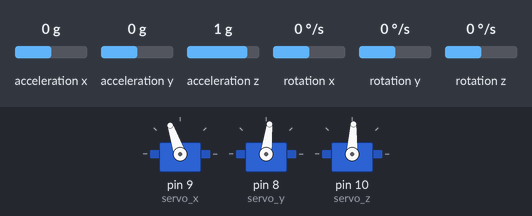
Recording of a sketch running on a simulated Arduino Uno, built with avr-gcc and run on an emulated ATmega328P. Shown: 3 × servo. Wiring (inferred from the names in the program): MPU-6050 motion sensor at I2C address 0x68; MPU-6050 motion sensor at I2C address 0x69. The test bench sets the inputs (shaded band); at power-on: rotation x 0 °/s, rotation z 0 °/s, rotation y 0 °/s, acceleration x 0 g, acceleration y 0 g, acceleration z 1 g. What the sketch prints to the serial monitor is not drawn.

Above: at 3.4 s.
3.5 s: rotation x set to -192 °/s
At 4.2 s:
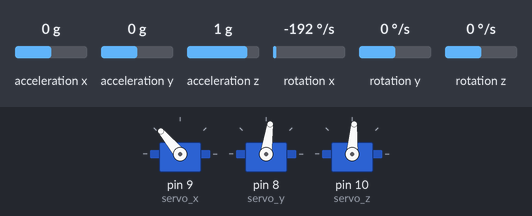
6.5 s: rotation z set to -192 °/s
At 7.4 s:
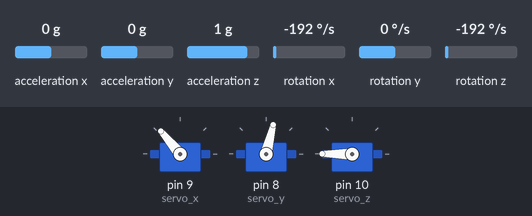
9.5 s: rotation y set to -192 °/s
At 9.93 s:
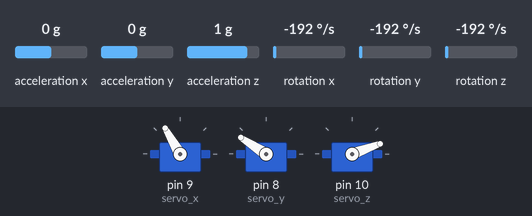
Timing chart, 0 to 20.2 s (numbered marks = the images above; inputs shaded):
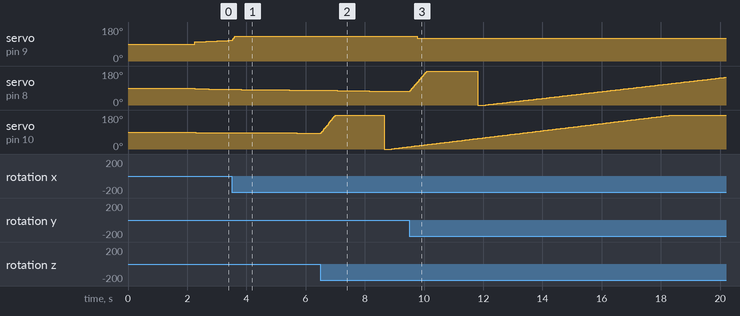

The sketch:

MPU2_Indo.ino
```cpp
#include <Servo.h>
Servo servo_x;
Servo servo_y;
Servo servo_z;
int j = 0;
float correct_x;
float correct_y;
float correct_z;

//=======================================================================

#include <Wire.h>
const int MPU = 0x68; // MPU1 I2C address
float AccX, AccY, AccZ;
float GyroX, GyroY, GyroZ;
float accAngleX, accAngleY, gyroAngleX, gyroAngleY, gyroAngleZ;
float roll, pitch, yaw;
float AccErrorX, AccErrorY, GyroErrorX, GyroErrorY, GyroErrorZ;
float elapsedTime, currentTime, previousTime;
int c = 0;

//---------------------------------------------------------------
const int MPU2 = 0x69; // MPU2 I2C address (AD0 == HIGH)
float AccX2, AccY2, AccZ2;
float GyroX2, GyroY2, GyroZ2;
float accAngleX2, accAngleY2, gyroAngleX2, gyroAngleY2, gyroAngleZ2;
float roll2, pitch2, yaw2;
float AccErrorX2, AccErrorY2, GyroErrorX2, GyroErrorY2, GyroErrorZ2;
float elapsedTime2, currentTime2, previousTime2;
int c2 = 0;
//---------------------------------------------------------------

float px,ix,dx,pidx;
float errorx, prev_errorx = 0;

float py,iy,dy,pidy;
float errory, prev_errory = 0;

float pz,iz,dz,pidz;
float errorz, prev_errorz = 0;

float sp = 90;

float kpx = 1.063040;
float kix = 0;
float kdx = 0.010467;

float kpy = 1.017864;
float kiy = 0;
float kdy = 0.017981;

float kpz = 1.019039;
float kiz = 0;
float kdz = 0.012509;


//---------------------------------------------------------------

void setup() {
  Serial.begin(115200);

  servo_x.attach(9);                  // Set pin 9 untuk servo x
  servo_y.attach(8);                  // Set pin 8 untuk servo y
  servo_z.attach(10);                 // Set pin 10 untuk servo z

  servo_x.write(90);                  // Set posisi servo x ke 90 derajat
  servo_y.write(90);                  // Set posisi servo y ke 90 derajat
  servo_z.write(90);                  // Set posisi servo z ke 90 derajat
  delay(1000);                        // Memberikan delay agar servo sampai ke posisi set point

  Wire.begin();                      // Inisialisasi komunikasi
  Wire.beginTransmission(MPU);       // Memulai komunikasi dengan MPU1
  Wire.write(0x6B);                  // Talk to the register 6B
  Wire.write(0x00);                  // Make reset - memasukan nilai 0 ke register 6B
  Wire.endTransmission(true);        // Mengakhiri transmisi

  // Mengkonfigurasi sensitivitas Accelerometer - Full Scale Range (default +/- 2g)
  Wire.beginTransmission(MPU);
  Wire.write(0x1C);                  // Komunikasi dengan register ACCEL_CONFIG (1C hex)
  Wire.write(0x10);                  // Men-Set nilai register bits menjadi 00010000 (+/- 8g full scale range)
  Wire.endTransmission(true);

  // Mengkonfigurasi sensitivitas Gyro - Full Scale Range (default +/- 250deg/s)
  Wire.beginTransmission(MPU);
  Wire.write(0x1B);                   // Komunikasi dengan register GYRO_CONFIG (1B hex)
  Wire.write(0x10);                   // Men-Set nilai register bits menjadi 00010000 (1000deg/s full scale)
  Wire.endTransmission(true);
  delay(20);


  //--------------------------------------------------------------

  Wire.beginTransmission(MPU2);      // Memulai komunikasi dengan MPU2
  Wire.write(0x6B);                  // Talk to the register 6B
  Wire.write(0x00);                  // Make reset - memasukan nilai 0 ke register 6B
  Wire.endTransmission(true);        // Mengakhiri transmisi

  // Mengkonfigurasi sensitivitas Accelerometer - Full Scale Range (default +/- 2g)
  Wire.beginTransmission(MPU2);
  Wire.write(0x1C);                  // Komunikasi dengan register ACCEL_CONFIG (1C hex)
  Wire.write(0x10);                  // Men-Set nilai register bits menjadi 00010000 (+/- 8g full scale range)
  Wire.endTransmission(true);

  // Mengkonfigurasi sensitivitas Gyro - Full Scale Range (default +/- 250deg/s)
  Wire.beginTransmission(MPU2);
  Wire.write(0x1B);                   // Komunikasi dengan register GYRO_CONFIG (1B hex)
  Wire.write(0x10);                   // Men-Set nilai register bits menjadi 00010000 (1000deg/s full scale)
  Wire.endTransmission(true);
  delay(20);
  //---------------------------------------------------------------


  // Panggil fungsi ini untuk melihat nilai IMU error
  calculate_IMU_error();
  delay(20);
  calculate_IMU_error2();
  delay(200);
}

void loop() {
  // === Read acceleromter data === //
  Wire.beginTransmission(MPU);
  Wire.write(0x3B); // Start with register 0x3B (ACCEL_XOUT_H)
  Wire.endTransmission(false);
  Wire.requestFrom(MPU, 6, true); // Read 6 registers total, tiap nilai sumbu disimpan tiap 2 registers

  // Untuk nilai akselero +-2g, nilainya harus dibagi dengan 16384, sesuai dengan datasheet
  AccX = (Wire.read() << 8 | Wire.read()) / 16384.0; // X-axis value
  AccY = (Wire.read() << 8 | Wire.read()) / 16384.0; // Y-axis value
  AccZ = (Wire.read() << 8 | Wire.read()) / 16384.0; // Z-axis value

  // Menghitung data Roll dan Pitch dari accelerometer
  accAngleX = (atan(AccY / sqrt(pow(AccX, 2) + pow(AccZ, 2))) * 180 / PI) ; // Masih dalam bentuk radian, dikali 180/pi untuk menjadi derajat
  accAngleY = (atan(-1 * AccX / sqrt(pow(AccY, 2) + pow(AccZ, 2))) * 180 / PI); // Masih dalam bentuk radian, dikali 180/pi untuk menjadi derajat

  // === Read gyroscope data === //
  previousTime = currentTime;        // Previous time merupakan waktu yg disimpan sebelum waktu aktual dibaca
  currentTime = millis();            // Current time merupakan waktu aktua;
  elapsedTime = (currentTime - previousTime) / 1000; // Dibagi 1000 agar nilainya menjadi seconds

  Wire.beginTransmission(MPU);
  Wire.write(0x43); // Gyro data first register address 0x43 (GYRO_XOUT_H)
  Wire.endTransmission(false);
  Wire.requestFrom(MPU, 6, true); // Read 6 registers total, tiap nilai sumbu disimpan tiap 2 registers
  GyroX = (Wire.read() << 8 | Wire.read()) / 131.0; // Untuk nilai gyro 250deg/s, nilainya harus dibagi 131.0, sesuai dengan datasheet
  GyroY = (Wire.read() << 8 | Wire.read()) / 131.0;
  GyroZ = (Wire.read() << 8 | Wire.read()) / 131.0;

  // Nilai Output dikoreksi dengan dijumlahkan dengan nilai yg didapat dari void calculate_IMU_error()
  GyroX = GyroX - 1.39;          //0.74;
  GyroY = GyroY + 0.48;          //0.66;
  GyroZ = GyroZ + 0.22;          //0.03;

  // Karena hasilnya masih berupa degrees per seconds (deg/s), Jadi harus dikalikan dengan satuan waktu (seconds) untuk mendapatkan nilai sudut dalam degrees
  gyroAngleX = gyroAngleX + GyroX * elapsedTime; // deg/s * s = deg
  gyroAngleY = gyroAngleY + GyroY * elapsedTime;
  yaw =  yaw + GyroZ * elapsedTime;
  // Mengkombinasikan nilai acceleromter dan gyro untuk mendapatkan posisi sudut yg akurat
  roll = 0.96 * gyroAngleX + 0.04 * accAngleX;
  pitch = 0.96 * gyroAngleY + 0.04 * accAngleY;


  //-------------------------------------------------------------------
  // === Read acceleromter data for MPU2 === //
  Wire.beginTransmission(MPU2);
  Wire.write(0x3B); // Start with register 0x3B (ACCEL_XOUT_H)
  Wire.endTransmission(false);
  Wire.requestFrom(MPU2, 6, true); // Read 6 registers total, tiap nilai sumbu disimpan tiap 2 registers

  // Untuk nilai akselero +-2g, nilainya harus dibagi dengan 16384, sesuai dengan datasheet
  AccX2 = (Wire.read() << 8 | Wire.read()) / 16384.0; // X-axis value
  AccY2 = (Wire.read() << 8 | Wire.read()) / 16384.0; // Y-axis value
  AccZ2 = (Wire.read() << 8 | Wire.read()) / 16384.0; // Z-axis value

  // Menghitung data Roll dan Pitch dari accelerometer
  accAngleX2 = (atan(AccY2 / sqrt(pow(AccX2, 2) + pow(AccZ2, 2))) * 180 / PI) ; // Masih dalam bentuk radian, dikali 180/pi untuk menjadi derajat
  accAngleY2 = (atan(-1 * AccX2 / sqrt(pow(AccY2, 2) + pow(AccZ2, 2))) * 180 / PI); // Masih dalam bentuk radian, dikali 180/pi untuk menjadi derajat

  // === Read gyroscope data === //
  previousTime2 = currentTime2;        // Previous time merupakan waktu yg disimpan sebelum waktu aktual dibaca
  currentTime2 = millis();            // Current time merupakan waktu aktua;
  elapsedTime2 = (currentTime2 - previousTime2) / 1000; // Dibagi 1000 agar nilainya menjadi seconds

  Wire.beginTransmission(MPU2);
  Wire.write(0x43); // Gyro data first register address 0x43 (GYRO_XOUT_H)
  Wire.endTransmission(false);
  Wire.requestFrom(MPU2, 6, true); // Read 6 registers total, tiap nilai sumbu disimpan tiap 2 registers
  GyroX2 = (Wire.read() << 8 | Wire.read()) / 131.0; // Untuk nilai gyro 250deg/s, nilainya harus dibagi 131.0, sesuai dengan datasheet
  GyroY2 = (Wire.read() << 8 | Wire.read()) / 131.0;
  GyroZ2 = (Wire.read() << 8 | Wire.read()) / 131.0;

  // Nilai Output dikoreksi dengan dijumlahkan dengan nilai yg didapat dari void calculate_IMU_error()
  GyroX2 = GyroX2 + 0.76;//5.44;          //
  GyroY2 = GyroY2 + 0.67;//0.11;          //
  GyroZ2 = GyroZ2 - 0.03;//1.69;          //

  // Karena hasilnya masih berupa degrees per seconds (deg/s), Jadi harus dikalikan dengan satuan waktu (seconds) untuk mendapatkan nilai sudut dalam degrees
  gyroAngleX2 = gyroAngleX2 + GyroX2 * elapsedTime2; // deg/s * s = deg
  gyroAngleY2 = gyroAngleY2 + GyroY2 * elapsedTime2;
  yaw2 =  yaw2 + GyroZ2 * elapsedTime2;
  // Mengkombinasikan nilai acceleromter dan gyro untuk mendapatkan posisi sudut yg akurat
  roll2 = 0.96 * gyroAngleX2 + 0.04 * accAngleX2;
  pitch2 = 0.96 * gyroAngleY2 + 0.04 * accAngleY2;

  //--------------------------------------------------------------------

  int servo0Value = roll*4; // dikali 4 untuk mendapatkan posisi derajat sesungguhnya
  int servo1Value = pitch*4; //
  int servo2Value = yaw*4; //


  int servo0Value1 = map(servo0Value, -90,90,180,0); // dimaping untuk mulai pada sudut 90 derajat
  int servo1Value1 = map(servo1Value, -90,90,180,0);
  int servo2Value1 = map(servo2Value, -90,90,180,0);
//  servo0Value1 =servo0Value1 +30;
  //if(servo0Value1<70){
  //  servo0Value1 =70;
 // }


  //----------------------------------------------------------

  int gyro0Value1 = roll2 *4;
  int gyro1Value1 = pitch2*4;
  int gyro2Value1 = yaw2*4;

  int gyro0Value2 = map(gyro0Value1, -90, 90, 180, 0); //90-->22 == 4x lipat
  int gyro1Value2 = map(gyro1Value1, -90, 90, 180, 0);
  int gyro2Value2 = map(gyro2Value1, -90, 90, 180, 0);
  //----------------------------------------------------------

  // Servo dikontrol berdasarkan output dari MPU6050
//  servo_x.write(servo0Value1);
//  servo_y.write(servo1Value1);
//  servo_z.write(servo2Value1);

//---------------------------------------------------------------
//                              PID
//---------------------------------------------------------------

  errorx = sp - servo0Value1;
  px = kpx * errorx;
  ix = kix * (prev_errorx + errorx);
  dx = kdx * (errorx - prev_errorx);
  pidx = px+ix+dx;
  prev_errorx = errorx;
  int pid_x = sp - pidx;
  if (pid_x < 70){
    pid_x = 70;
  }
  else if(pid_x > 130){
    pid_x = 130;
  }

  errory = sp - servo1Value1;
  py = kpy * errory;
  iy = kiy * (prev_errory + errory);
  dy = kdy * (errory - prev_errory);
  pidy = py+iy+dy;
  prev_errory = errory;
  int pid_y = sp - pidy;
  if (pid_y < 60){
    pid_y = 60;
  }
  else if(pid_y > 120){
    pid_x = 120;
  }

  errorz = sp - servo2Value1;
  pz = kpz * errorz;
  iz = kiz * (prev_errorz + errorz);
  dz = kdz * (errorz - prev_errorz);
  pidz = pz+iz+dz;
  prev_errorz = errorz;
  int pid_z = sp - pidz;

  Serial.print("Body X : ");
  Serial.print(servo0Value1);
  Serial.print("           Body Y : ");
  Serial.print(servo1Value1);
  Serial.print("           Body Z : ");
  Serial.print(servo2Value1);
  /*Serial.print("            PID X : ");
  Serial.print(pid_x);
  Serial.print("            PID Y : ");
  Serial.print(pid_y);
  Serial.print("            PID Z : ");
  Serial.print(pid_z);*/
  Serial.print("            Canon X : ");
  Serial.print(gyro0Value2);
  Serial.print("            Canon Y : ");
  Serial.print(gyro1Value2);
  Serial.print("            Canon Z : ");
  Serial.println(gyro2Value2);
  servo_x.write(pid_x);
  servo_y.write(pid_y);                  // Set posisi servo y ke 90 derajat
  servo_z.write(pid_z);                  // Set posisi servo z ke 90 derajat
//---------------------------------------------------------------
  /*
  // Untuk mengetahui posisi dari body tank
  Serial.print("servo x : ");
  Serial.print(servo0Value1);
  Serial.print("            servo y : ");
  Serial.print(servo1Value1);
  Serial.print("            servo z : ");
  Serial.println(servo2Value1);

  //----------------------------------------------------------
  // Untuk mengetahui posisi dari ujung meriam tank
  Serial.println("");
  Serial.print("gyro x : ");
  Serial.print(gyro0Value2);
  Serial.print("            gyro y : ");
  Serial.print(gyro1Value2);
  Serial.print("            gyro z : ");
  Serial.println(gyro2Value2);
  //----------------------------------------------------------
*/
}

void calculate_IMU_error() {
  // Fungsi ini digunakan untuk menghitung nilai error dari accelerometer dan gyroscope
  // Posisi IMU harus diletakan dibidang yang datar untuk mendapatkan nilai yang baik

  // Read accelerometer values 200 times
  while (c < 200) {
    Wire.beginTransmission(MPU);
    Wire.write(0x3B);
    Wire.endTransmission(false);
    Wire.requestFrom(MPU, 6, true);
    AccX = (Wire.read() << 8 | Wire.read()) / 16384.0 ;
    AccY = (Wire.read() << 8 | Wire.read()) / 16384.0 ;
    AccZ = (Wire.read() << 8 | Wire.read()) / 16384.0 ;

    // Semua bacaan dijumlahkan
    AccErrorX = AccErrorX + ((atan((AccY) / sqrt(pow((AccX), 2) + pow((AccZ), 2))) * 180 / PI)); // Rumus matriks rotasi, ada di data sheet
    AccErrorY = AccErrorY + ((atan(-1 * (AccX) / sqrt(pow((AccY), 2) + pow((AccZ), 2))) * 180 / PI));
    c++;
  }

  // Hasil dari penjumlahan dibagi dengan 200 untuk mendapatkan nilai errornya
  AccErrorX = AccErrorX / 200;
  AccErrorY = AccErrorY / 200;
  c = 0;

  // Read gyro values 200 times
  while (c < 200) {
    Wire.beginTransmission(MPU);
    Wire.write(0x43);
    Wire.endTransmission(false);
    Wire.requestFrom(MPU, 6, true);
    GyroX = Wire.read() << 8 | Wire.read();
    GyroY = Wire.read() << 8 | Wire.read();
    GyroZ = Wire.read() << 8 | Wire.read();

    // Semua bacaan dijumlahkan
    GyroErrorX = GyroErrorX + (GyroX / 131.0);
    GyroErrorY = GyroErrorY + (GyroY / 131.0);
    GyroErrorZ = GyroErrorZ + (GyroZ / 131.0);
    c++;
  }
  // Hasil dari penjumlahan dibagi dengan 200 untuk mendapatkan nilai errornya
  GyroErrorX = GyroErrorX / 200;
  GyroErrorY = GyroErrorY / 200;
  GyroErrorZ = GyroErrorZ / 200;

  // Print error values pada Serial Monitor
  // Apabila tidak terdapat error maka akan bernilai 0
  Serial.print("AccErrorX: ");
  Serial.println(AccErrorX);
  Serial.print("AccErrorY: ");
  Serial.println(AccErrorY);
  Serial.print("GyroErrorX: ");
  Serial.println(GyroErrorX);
  Serial.print("GyroErrorY: ");
  Serial.println(GyroErrorY);
  Serial.print("GyroErrorZ: ");
  Serial.println(GyroErrorZ);
}

void calculate_IMU_error2() {
  // Fungsi ini digunakan untuk menghitung nilai error dari accelerometer dan gyroscope
  // Posisi IMU harus diletakan dibidang yang datar untuk mendapatkan nilai yang baik

  // Read accelerometer values 200 times
  while (c2 < 200) {
    Wire.beginTransmission(MPU2);
    Wire.write(0x3B);
    Wire.endTransmission(false);
    Wire.requestFrom(MPU2, 6, true);
    AccX2 = (Wire.read() << 8 | Wire.read()) / 16384.0 ;
    AccY2 = (Wire.read() << 8 | Wire.read()) / 16384.0 ;
    AccZ2 = (Wire.read() << 8 | Wire.read()) / 16384.0 ;

    // Semua bacaan dijumlahkan
    AccErrorX2 = AccErrorX2 + ((atan((AccY2) / sqrt(pow((AccX2), 2) + pow((AccZ2), 2))) * 180 / PI));
    AccErrorY2 = AccErrorY2 + ((atan(-1 * (AccX2) / sqrt(pow((AccY2), 2) + pow((AccZ2), 2))) * 180 / PI));
    c2++;
  }

  // Hasil dari penjumlahan dibagi dengan 200 untuk mendapatkan nilai errornya
  AccErrorX2 = AccErrorX2 / 200;
  AccErrorY2 = AccErrorY2 / 200;
  c2 = 0;

  // Read gyro values 200 times
  while (c2 < 200) {
    Wire.beginTransmission(MPU2);
    Wire.write(0x43);
    Wire.endTransmission(false);
    Wire.requestFrom(MPU2, 6, true);
    GyroX2 = Wire.read() << 8 | Wire.read();
    GyroY2 = Wire.read() << 8 | Wire.read();
    GyroZ2 = Wire.read() << 8 | Wire.read();

    // Semua bacaan dijumlahkan
    GyroErrorX2 = GyroErrorX2 + (GyroX2 / 131.0);
    GyroErrorY2 = GyroErrorY2 + (GyroY2 / 131.0);
    GyroErrorZ2 = GyroErrorZ2 + (GyroZ2 / 131.0);
    c2++;
  }
  // Hasil dari penjumlahan dibagi dengan 200 untuk mendapatkan nilai errornya
  GyroErrorX2 = GyroErrorX2 / 200;
  GyroErrorY2 = GyroErrorY2 / 200;
  GyroErrorZ2 = GyroErrorZ2 / 200;

  // Print error values pada Serial Monitor
  // Apabila tidak terdapat error maka akan bernilai 0
  Serial.print("AccErrorX: ");
  Serial.println(AccErrorX2);
  Serial.print("AccErrorY: ");
  Serial.println(AccErrorY2);
  Serial.print("GyroErrorX: ");
  Serial.println(GyroErrorX2);
  Serial.print("GyroErrorY: ");
  Serial.println(GyroErrorY2);
  Serial.print("GyroErrorZ: ");
  Serial.println(GyroErrorZ2);
}
//---------------------------------------------------------------
```

Measured:
- after the input at 9.5 s, servo on pin 9 (servo_x): 130° → 120° after 0.28 s
